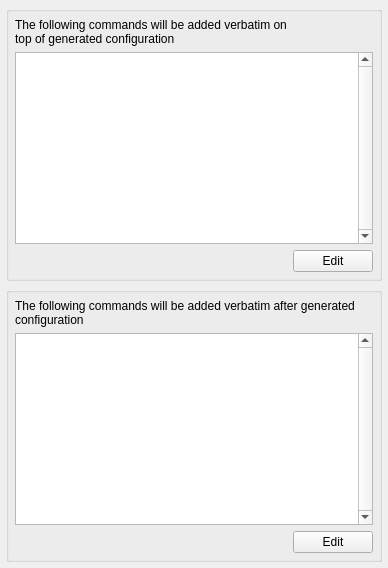
     <widget class="QWidget" name="tab3" >
      <attribute name="title" >
       <string>Prolog/Epilog</string>
      </attribute>
      <layout class="QGridLayout" >
       <property name="margin" >
        <number>6</number>
       </property>
       <property name="spacing" >
        <number>6</number>
       </property>
       <item row="0" column="0" >
        <widget class="QGroupBox" name="frame146" >
         <property name="title" >
          <string/>
         </property>
         <layout class="QGridLayout" >
          <property name="margin" >
           <number>6</number>
          </property>
          <property name="spacing" >
           <number>6</number>
          </property>
          <item row="2" column="0" >
           <spacer>
            <property name="orientation" >
             <enum>Qt::Horizontal</enum>
            </property>
            <property name="sizeType" >
             <enum>QSizePolicy::Expanding</enum>
            </property>
            <property name="sizeHint" >
             <size>
              <width>40</width>
              <height>20</height>
             </size>
            </property>
           </spacer>
          </item>
          <item row="2" column="1" >
           <widget class="QPushButton" name="edit_prolog_button" >
            <property name="text" >
             <string>Edit</string>
            </property>
           </widget>
          </item>
          <item row="0" column="0" >
           <widget class="QLabel" name="textLabel2_2" >
            <property name="text" >
             <string>The following commands will be added verbatim on top of generated configuration</string>
            </property>
            <property name="alignment" >
             <set>Qt::AlignVCenter</set>
            </property>
            <property name="wordWrap" >
             <bool>true</bool>
            </property>
           </widget>
          </item>
          <item row="1" column="0" colspan="2" >
           <widget class="QTextEdit" name="prolog_script" >
            <property name="verticalScrollBarPolicy" >
             <enum>Qt::ScrollBarAlwaysOn</enum>
            </property>
            <property name="horizontalScrollBarPolicy" >
             <enum>Qt::ScrollBarAlwaysOff</enum>
            </property>
           </widget>
          </item>
         </layout>
        </widget>
       </item>
       <item row="1" column="0" >
        <widget class="QGroupBox" name="frame147" >
         <property name="title" >
          <string/>
         </property>
         <layout class="QGridLayout" >
          <property name="margin" >
           <number>6</number>
          </property>
          <property name="spacing" >
           <number>6</number>
          </property>
          <item row="2" column="1" >
           <widget class="QPushButton" name="edit_epilog_button" >
            <property name="text" >
             <string>Edit</string>
            </property>
           </widget>
          </item>
          <item row="2" column="0" >
           <spacer>
            <property name="orientation" >
             <enum>Qt::Horizontal</enum>
            </property>
            <property name="sizeType" >
             <enum>QSizePolicy::Expanding</enum>
            </property>
            <property name="sizeHint" >
             <size>
              <width>40</width>
              <height>20</height>
             </size>
            </property>
           </spacer>
          </item>
          <item row="1" column="0" colspan="2" >
           <widget class="QTextEdit" name="epilog_script" >
            <property name="verticalScrollBarPolicy" >
             <enum>Qt::ScrollBarAlwaysOn</enum>
            </property>
            <property name="horizontalScrollBarPolicy" >
             <enum>Qt::ScrollBarAlwaysOff</enum>
            </property>
           </widget>
          </item>
          <item row="0" column="0" colspan="2" >
           <widget class="QLabel" name="textLabel2_2_2" >
            <property name="text" >
             <string>The following commands will be added verbatim after generated configuration</string>
            </property>
            <property name="alignment" >
             <set>Qt::AlignVCenter</set>
            </property>
            <property name="wordWrap" >
             <bool>true</bool>
            </property>
           </widget>
          </item>
         </layout>
        </widget>
       </item>
      </layout>
     </widget>
